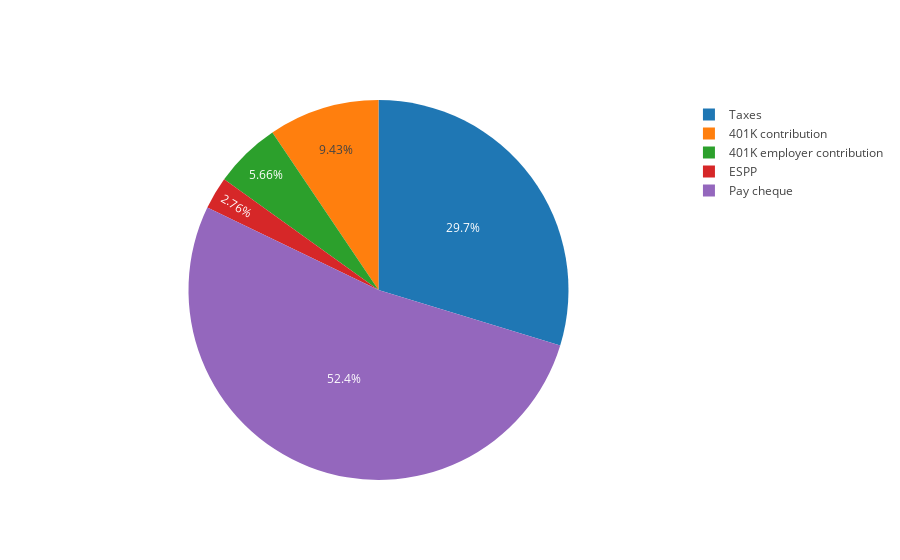
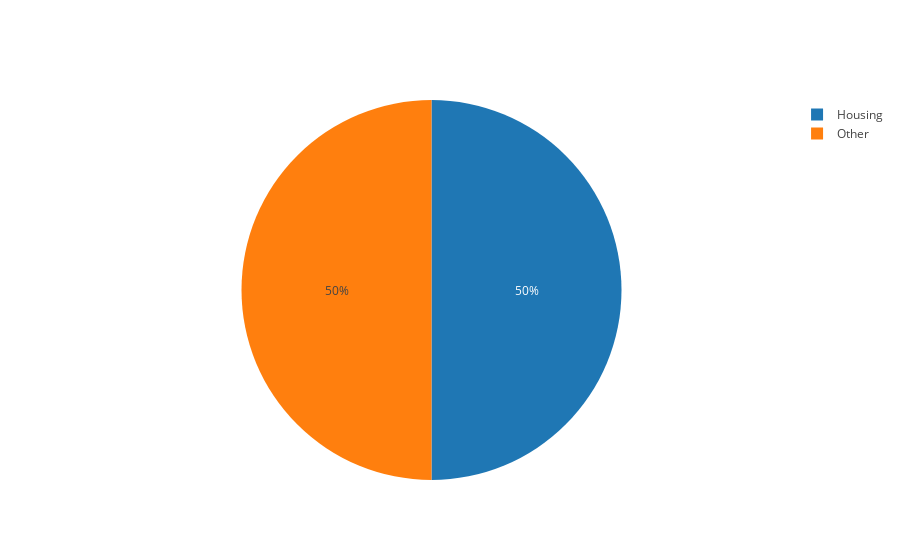
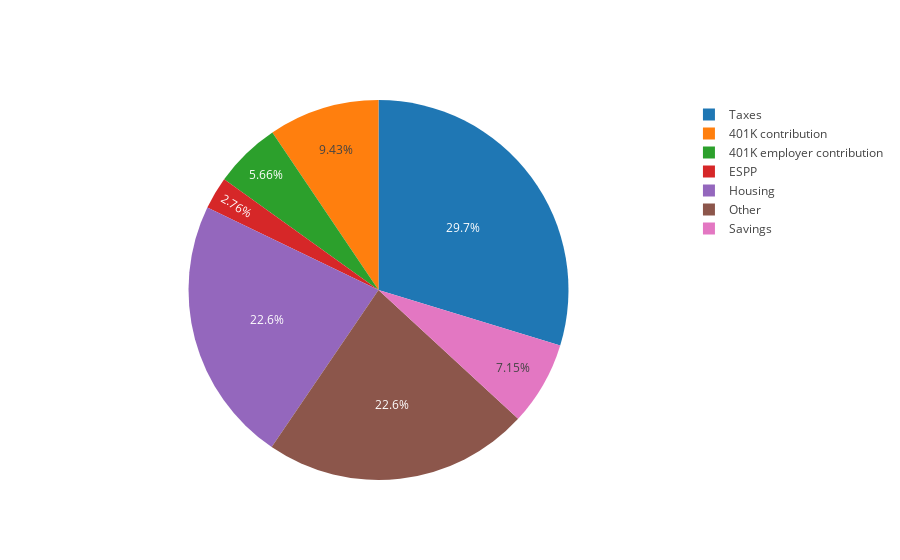
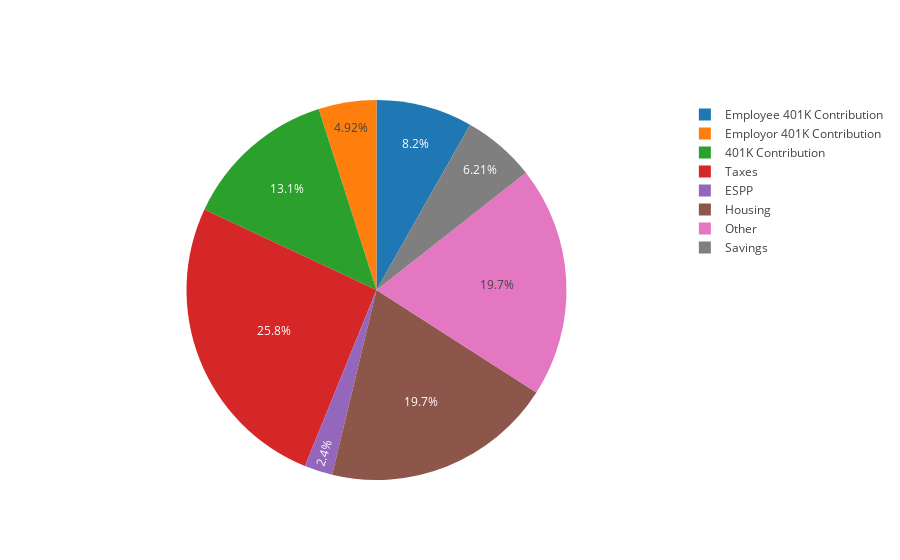

These figures' notebook cell, in order:
### Code cell
#   START Parameters that can be pass in
#     salary: float
#     retirement_contribution: float
#     retirement_match: float
#     espp_contribution: float
#     budget: dict
#     retirement_match_max: float = math.inf
#     tax_rate: float = 35
#     espp_discount: float=15
#     average_annual_return: float = 7.96 # 5-10% is also okay
#     retirement_average_annual_return: float = 5 # after taxes and inflation
#     current_age: int = 23
#     retirement_age: int = 50
#     retirement_end: int = 100
#     additional_monthly_savings: float = 1000
#     retirement_monthly_spend: float  = 6000
#     current_year_income: float = 0
#     END parameters

p = plan(salary=100000,
     retirement_contribution=10,
     retirement_match=6,
     retirement_match_max=50000,
     espp_contribution=5,
     budget = {
         "Housing": 2000,
         "Other": 2000
     },
     additional_monthly_savings = 0,
     retirement_monthly_spend = 5000,
     current_year_income = 0
    ).plan(months=4).planRetirement();

p.printTitle("Basics").graphBasics().printBasics();
p.printTitle("Budget").graphBudget().printBudget();
p.printTitle("Detailed").graphDetailed().printDetailed();
p.printTitle("Monthly").graphMonthly().printMonthly();
# p.printTitle("Pay cheque").graphPaycheque().printPaycheque();
p.printTitle("401K").graphRetirement().printRetirement();
p.graphRetirementTaxSavings();

p.printTitle("Retirement Plan").graphRetirementPlan();

### Figure 1 — Plotly figure (JSON) as saved in the notebook; plotly's stock layout.template omitted (floating-point values rounded to 4 significant figures)
{"data": [{"labels": ["Taxes", "401K contribution", "401K employer contribution", "ESPP", "Pay cheque"], "sort": false, "type": "pie", "uid": "3d399e68-e1c6-4f08-8580-b4d50375f5b6", "values": [10500, 3333.0, 2000, 975, 18525]}], "layout": {}}

### Figure 2 — Plotly figure (JSON) as saved in the notebook; plotly's stock layout.template omitted (floating-point values rounded to 4 significant figures)
{"data": [{"labels": ["Housing", "Other"], "sort": false, "type": "pie", "uid": "7897d605-46b4-4405-bdcd-9d0ff7171fcf", "values": [2000, 2000]}], "layout": {}}

### Figure 3 — Plotly figure (JSON) as saved in the notebook; plotly's stock layout.template omitted (floating-point values rounded to 4 significant figures)
{"data": [{"labels": ["Taxes", "401K contribution", "401K employer contribution", "ESPP", "Housing", "Other", "Savings"], "sort": false, "type": "pie", "uid": "45ab8a1b-6a57-482d-91a2-61538699e250", "values": [10500, 3333.0, 2000, 975, 8000, 8000, 2525]}], "layout": {}}

### Figure 4 — Plotly figure (JSON) as saved in the notebook; plotly's stock layout.template omitted (floating-point values rounded to 4 significant figures)
{"data": [{"labels": ["Employee 401K Contribution", "Employor 401K Contribution", "401K Contribution", "Taxes", "ESPP", "Housing", "Other", "Savings"], "sort": false, "type": "pie", "uid": "99b6e746-a40e-45bd-bb4e-4755e25a4380", "values": [833.3, 500, 1333.0, 2625, 243.8, 2000, 2000, 631.2]}], "layout": {}}
